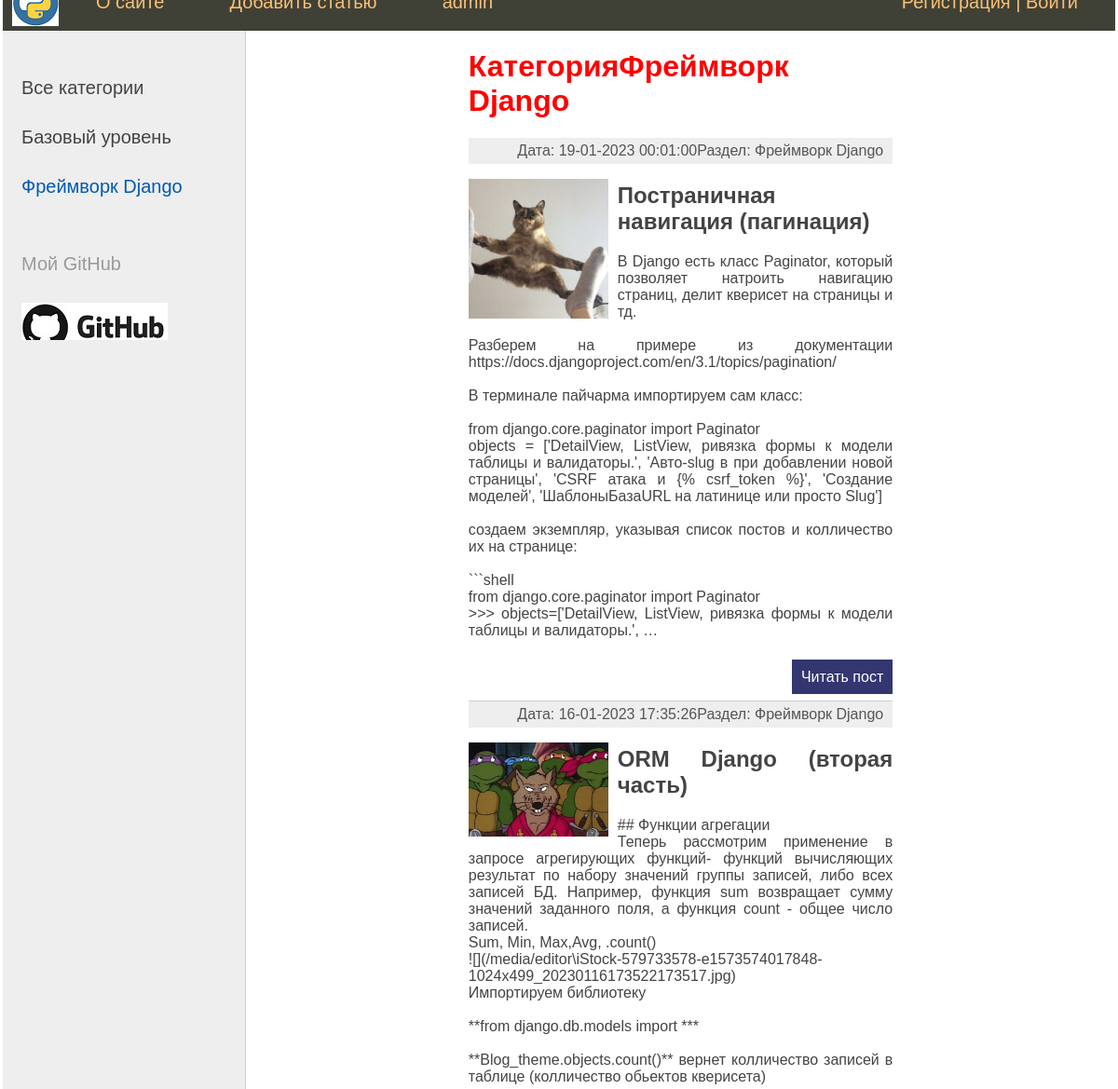
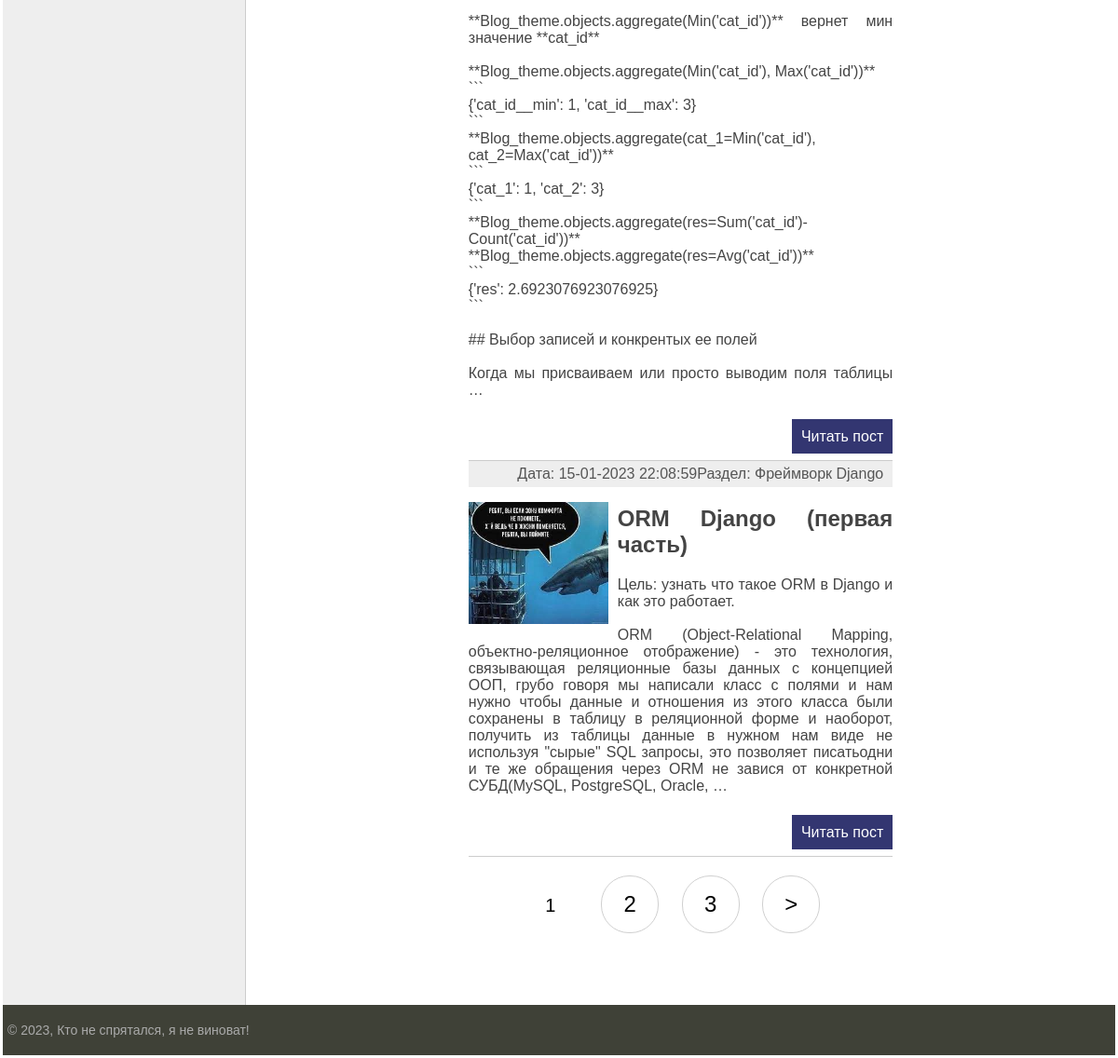
The page /category/frejmvork-django/ on the database its author committed (2 pictures, top to bottom).
### blog_theme/models.py (models this page shows, shortened)
class Category(models.Model):
    name = models.CharField(max_length=100, db_index=True, verbose_name='Раздел')
    slug = models.SlugField(max_length=255, unique=True, db_index=True, verbose_name='URL')
    def __str__(self):
        return self.name
    def get_absolute_url(self):
        return reverse('category', kwargs={'cat_slug': self.slug})
    class Meta:
        verbose_name = 'Раздел:'
        verbose_name_plural = 'Разделы:'
        ordering = ['id']

class Blog_theme(models.Model):
    title = models.CharField(max_length=255, verbose_name='Заголовок')
    slug = models.SlugField(max_length=255, unique=True, db_index=True, verbose_name='URL')
    content = MDTextField()
    photo = models.ImageField(upload_to="photos/%Y/%m/%d", verbose_name='Фото')
    time_created = models.DateTimeField(auto_now_add=True, verbose_name='Создано')
    time_updated = models.DateTimeField(auto_now=True, verbose_name='Изменено')
    is_published = models.BooleanField(default=True, verbose_name='Опубликованно')
    cat = models.ForeignKey('Category', on_delete=models.PROTECT, verbose_name='Раздел')
    def get_absolute_url(self):
        return reverse('post', kwargs={'post_slug': self.slug})
    class Meta:
        verbose_name = 'Темы:'
        verbose_name_plural = 'Темы:'
        ordering = ['-time_updated', 'title']

### blog_theme/views.py (the view)
# urls.py: path('category/<slug:cat_slug>/', Blog_themeCategory.as_view(), name='category'),
class Blog_themeCategory(DataMixin, ListView):
    paginate_by = 3
    model = Blog_theme
    template_name = 'blog_theme/index.html'
    context_object_name = 'posts'
    allow_empty = False
    def get_queryset(self):
        return Blog_theme.objects.filter(cat__slug=self.kwargs['cat_slug'], is_published=True)
    def get_context_data(self, *, object_list=None, **kwargs):
        context = super().get_context_data(**kwargs)
        c_def = self.get_user_context(title='Категория' + str(context['posts'][0].cat),
                                        cat_selected=self.kwargs['cat_slug'])
        context.update(c_def)
        return context

### blog_theme/templatetags/blog_theme_tags.py (called while the page is built)
@register.simple_tag()
def get_menu():
    menu = [{'title': 'О сайте', 'url_name': 'about'},
            {'title': 'Добавить статью', 'url_name': 'add_page'},
            {'title': 'Обратная связь', 'url_name': 'contact'},
            ]
    return menu

### blog_theme/utils.py (called while the page is built)
    def get_user_context(self, **kwargs):
        context = kwargs
        cats = Category.objects.annotate(Count('blog_theme'))
        print(cats)
        context['cats'] = cats
        if 'cat_selected' not in context:
            context['cat_selected'] = 0
        return context

### blog_theme/templates/blog_theme/index.html (shortened to what this page needs)
{% extends 'blog_theme/base.html' %}
{% load markdown_extras %}
{% block content %}
<h1>{{ title }}</h1>
<ul class="list-articles">
    {% for p in posts %}
    <li><div class="article-panel">
        <p class="last">Раздел: {{p.cat}}</p>
        <p class="last">Дата: {{p.time_updated|date:" d-m-Y H:i:s "}}</p>
    </div>
{% if p.photo %}
        <p><img class="img-article-left thumb" src="{{p.photo.url}}"></p>
{% endif %}
        <h2>{{p.title}}</h2>
        <p>{{p.content|safe|linebreaksbr|truncatewords:80}}</p>
        <p class="link-read-post"><a href="{{ p.get_absolute_url }}">Читать пост</a> </p>
    </li>
    {% endfor %}
</ul>
{% endblock %}

### blog_theme/templates/blog_theme/base.html (shortened to what this page needs)
{% load static %}
{% load blog_theme_tags  %}
<html>
<head>
	<link href="{% static 'blog_theme/css/styles.css' %}" type="text/css"  rel="stylesheet" />
	<link href="{% static 'blog_theme/css/codehilite_styles.css' %}" type="text/css" rel="stylesheet" />
</head>
<body>
<table class="table-page" >
<tr><td>
{% block mainmenu %}
		<div class="header">
			<ul id="mainmenu" class="mainmenu">
			<li class="logo"><a href="{% url 'home' %}"><div class="logo"></div></a></li>
{% get_menu as menu %}
	{% for m in menu %}
    {% if not forloop.last %}
        {% if menu_selected == m.url_name %}
            <li class="selected">{{m.title}}</li>
        {% else %}
            <li><a href="{% url m.url_name %}">{{m.title}}</a></li>
        {% endif %}
    {% endif %}
{% endfor %}
            <li class="last"> <a href="{% url 'register' %}">Регистрация </a>|<a href="{% url 'login' %}"> Войти</a> </li>
			<li><a href="/admin">admin</a></li>
			</ul>
		</div>
{% endblock mainmenu %}
<table class="table-content" border=0 cellpadding="0" cellspacing="0">
<tr>
	<td valign="top" class="left-chapters">
	<ul id="leftchapters">
{% if cat_selected == 0 %}
			<li class="selected">Все категории</li>
{% else %}
			<li><a href="{% url 'home' %}">Все категории</a></li>
{% endif %}
{% for c in cats %}
{% if c.blog_theme__count > 0 %}
	{% if c.slug == cat_selected %}
			<li class="selected">{{c.name}}</li>
	{% else %}
			<li><a href="{{ c.get_absolute_url }}">{{c.name}}</a></li>
	{% endif %}
{% endif %}
{% endfor %}
		<li class="share">
		<p>Мой GitHub</p>
		<a class="share-yt" href="https://github.com/Sarge322" target="_blank" rel="nofollow"></a>
		</li>
	</ul>
</td>
<td valign="top" class="content">
	<div>
{% block content %}
{% endblock %}
    {% if page_obj.has_other_pages %}
        <nav class="list-pages">
            <ul>
                {% for p in paginator.page_range %}
                    {% if page_obj.number == p %}
                    <li class="page-num page-num-selected">{{ p }}</li>
                {% elif p >= page_obj.number|add:-2 and p <= page_obj.number|add:2 %}
                    <li class="page-num">
                    <a href="?page={{ p }}">{{ p }}</a>
                    </li>
                {% endif %}
                {% endfor %}
            {% if page_obj.has_next %}
                <li class="page-num">
                <a href="?page={{ page_obj.next_page_number }}">&gt;</a>
                </li>
            {% endif %}
            </ul>
        </nav>
    {% endif %}
	</div>
</td></tr></table>
</td></tr>
<tr><td valign=top>
	<div id="footer">
		<p>&copy; 2023, Кто не спрятался, я не виноват!</p>
	</div>
</td></tr></table>
</body>
</html>

### blog_theme/static/blog_theme/css/styles.css (style rules this page uses)
html, body { font-family: 'Arial'; margin: 0; padding: 0; height: 100%; width: 100%; color: #444; }
h1 { color: red; }
a { color: #0059b2; text-decoration: none; }
img { max-width: 600px; height: auto; }
img.img-article-left { max-width: 300px; height: auto; float: left; padding: 0 10px 10px 0; }
img.img-article-left.thumb { max-width: 150px; height: auto; }
p.link-read-post { text-align: right; }
p.link-read-post a { padding: 10px; min-width: 100px; background: #333671; color: #fff; text-decoration: none; }
div.article-panel { background: #eee; padding: 5px 10px 5px 10px; box-sizing: border-box; overflow: hidden; color: #555; }
div.article-panel p.last { margin: 0; float: right; }
ul.list-articles { list-style: none; margin: 0; padding: 0; }
ul.list-articles li { border-bottom: 1px solid #ccc; }
.table-page { width: 100%; height: 100%; vertical-align: top; }
.table-page tr { height: 100%; }
.header { background: #3F4137; height: 60px; }
.logo { background: url('../images/logo.png') no-repeat 10px 5px; width: 70px; height: 60px; }
ul.mainmenu { list-style: none; margin: 0; padding: 0; height: 60px; color: #fdc073; font-size: 20px; overflow: hidden; }
ul.mainmenu li { float: left; margin: 18px 40px 0 30px; }
ul.mainmenu li.logo { margin: 0; }
ul.mainmenu li.last { float: right; }
ul.mainmenu li a { color: #fdc073; text-decoration: none; }
.table-content { width: 100%; min-height: 100%; height: 100%; }
.left-chapters { margin: 0; background: #eee; border-right: 1px solid #ccc; min-height: 100%; }
.left-chapters ul { width: 230px; min-height: 100%; margin: 0; padding: 20px 10px 10px 20px; list-style: none; font-size: 20px; }
.left-chapters ul li { margin: 30px 0 0 0; color: #999; }
.left-chapters ul li.selected { color: #0059b2; }
.left-chapters ul li a { color: #444; text-decoration: none; }
.left-chapters ul li.share { margin: 60px 0 0 0; }
.left-chapters ul li.share p { margin: 30px 0 30px 0; }
.left-chapters ul li.share a { display: inline-block; width: 40px; height: 40px; margin: 0 20px 0 0; }
.left-chapters ul li.share a.share-yt { width: 100%; height: 40px; background: url('../images/share_yt.jpg') no-repeat 0 0 }
.content { padding: 20px 20% 20px 20%; width: 100%; text-align: justify; box-sizing: border-box; }
#footer { box-sizing: border-box; background: #3F4137; padding: 5px; color: #aaa; font-size: 14px; font-family: Verdana, Geneva, Arial, Helvetica; text-align: left; overflow: hidden; }
.list-pages { text-align: center; margin: 0 0 20px 0; }
.list-pages ul { margin: 20px 0 0 0; padding: 0; list-style: none; }
.list-pages ul li { display: inline-block; margin: 0 20px 0 0; }
.list-pages a { color: #000; font-size: 24px; text-decoration: none; }
.list-pages .page-num, .page-num-selected { display: inline-block; width: 60px; height: 44px; padding: 16px 0 0 0; border: 1px solid #d0d0d0; border-radius: 30px; }
.list-pages .page-num-selected { border: none; color: #000; font-size: 20px; }

### rows shown on the page
Category: name "Базовый уровень"
Category: name "Фреймворк Django"
Blog_theme: cat "Фреймворк Django", time_updated "19-01-2023 00:01:00", photo (picture), title "Постраничная навигация (пагинация)", content "В Django есть класс Paginator, который позволяет натроить навигацию страниц, делит кверисет на страницы и тд. Разберем на примере из документации https://docs.djangoproject.com/en/3.1/topics/pagination/ В терминале пайчарма импортируем сам класс: from django.core.paginator import Paginator objects = ['DetailView, ListView, ривязка формы к модели таблицы и валидаторы.', 'Авто-slug в при добавлении новой страницы', 'CSRF атака и {% csrf_token %}', 'Создание моделей', 'ШаблоныБазаURL на латинице или просто Slug'] создаем экземпляр, указывая список постов и колличество их на странице: ```shell from django.core.paginator import Paginator >>> objects=['DetailView, ListView, ривязка формы к модели…"
Blog_theme: cat "Фреймворк Django", time_updated "16-01-2023 17:35:26", photo (picture), title "ORM Django (вторая часть)", content "## Функции агрегации Теперь рассмотрим применение в запросе агрегирующих функций- функций вычисляющих результат по набору значений группы записей, либо всех записей БД. Например, функция sum возвращает сумму значений заданного поля, а функция count - общее число записей. Sum, Min, Max,Avg, .count() ![](/media/editor\\iStock-579733578-e1573574017848-1024x499_20230116173522173517.jpg) Импортируем библиотеку **from django.db.models import *** **Blog_theme.objects.count()** вернет колличество записей в таблице (колличество обьектов кверисета) **Blog_theme.objects.aggregate(Min('cat_id'))** вернет мин значение **cat_id** **Blog_theme.objects.aggregate(Min('cat_id'), Max('cat_id'))** ```…"
Blog_theme: cat "Фреймворк Django", time_updated "15-01-2023 22:08:59", photo (picture), title "ORM Django (первая часть)", content "Цель: узнать что такое ORM в Django и как это работает. ORM (Object-Relational Mapping, объектно-реляционное отображение) - это технология, связывающая реляционные базы данных с концепцией ООП, грубо говоря мы написали класс с полями и нам нужно чтобы данные и отношения из этого класса были сохранены в таблицу в реляционной форме и наоборот, получить из таблицы данные в нужном нам виде не используя \"сырые\" SQL запросы, это позволяет писатьодни и те же обращения через ORM не завися от конкретной СУБД(MySQL, PostgreSQL, Oracle, …"

### other values the page prints
{{ title }} "КатегорияФреймворк Django"
{{ p }} "1"
{{ p }} "2" "3"
